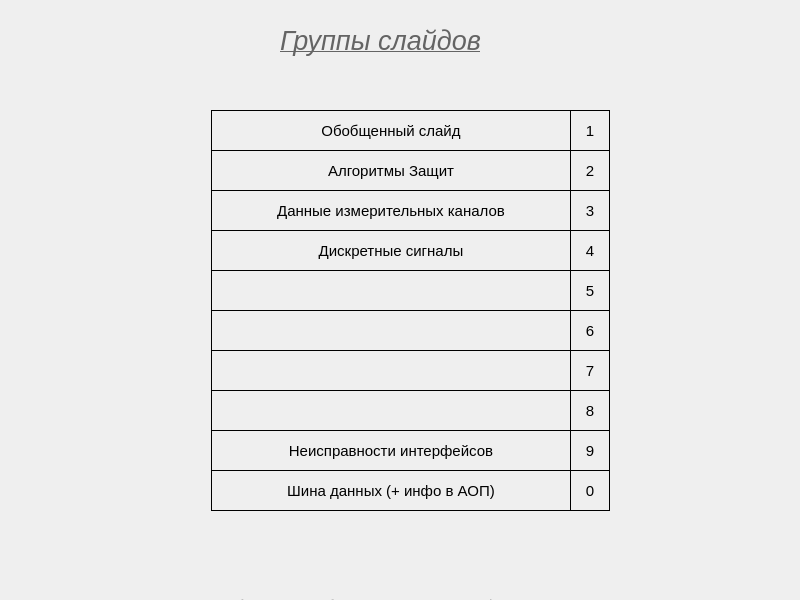
<?xml version="1.0" encoding="UTF-8"?>
<ui version="4.0">
 <class>Ref</class>
 <widget class="QWidget" name="Ref">
  <property name="geometry">
   <rect>
    <x>0</x>
    <y>0</y>
    <width>800</width>
    <height>600</height>
   </rect>
  </property>
  <property name="windowTitle">
   <string>Form</string>
  </property>
  <property name="autoFillBackground">
   <bool>true</bool>
  </property>
  <widget class="QLabel" name="label_3">
   <property name="geometry">
    <rect>
     <x>211</x>
     <y>110</y>
     <width>360</width>
     <height>41</height>
    </rect>
   </property>
   <property name="font">
    <font>
     <pointsize>11</pointsize>
    </font>
   </property>
   <property name="frameShape">
    <enum>QFrame::Box</enum>
   </property>
   <property name="text">
    <string>Обобщенный слайд</string>
   </property>
   <property name="alignment">
    <set>Qt::AlignCenter</set>
   </property>
  </widget>
  <widget class="QLabel" name="label_10">
   <property name="geometry">
    <rect>
     <x>211</x>
     <y>470</y>
     <width>360</width>
     <height>41</height>
    </rect>
   </property>
   <property name="font">
    <font>
     <pointsize>11</pointsize>
    </font>
   </property>
   <property name="frameShape">
    <enum>QFrame::Box</enum>
   </property>
   <property name="text">
    <string>Шина данных (+ инфо в АОП)</string>
   </property>
   <property name="alignment">
    <set>Qt::AlignCenter</set>
   </property>
  </widget>
  <widget class="QLabel" name="label_11">
   <property name="geometry">
    <rect>
     <x>211</x>
     <y>350</y>
     <width>360</width>
     <height>41</height>
    </rect>
   </property>
   <property name="font">
    <font>
     <pointsize>11</pointsize>
    </font>
   </property>
   <property name="frameShape">
    <enum>QFrame::Box</enum>
   </property>
   <property name="text">
    <string/>
   </property>
   <property name="alignment">
    <set>Qt::AlignCenter</set>
   </property>
  </widget>
  <widget class="QLabel" name="label_26">
   <property name="geometry">
    <rect>
     <x>570</x>
     <y>390</y>
     <width>40</width>
     <height>41</height>
    </rect>
   </property>
   <property name="font">
    <font>
     <pointsize>11</pointsize>
    </font>
   </property>
   <property name="frameShape">
    <enum>QFrame::Box</enum>
   </property>
   <property name="text">
    <string>8</string>
   </property>
   <property name="alignment">
    <set>Qt::AlignCenter</set>
   </property>
  </widget>
  <widget class="QLabel" name="label">
   <property name="geometry">
    <rect>
     <x>280</x>
     <y>25</y>
     <width>241</width>
     <height>31</height>
    </rect>
   </property>
   <property name="palette">
    <palette>
     <active>
      <colorrole role="WindowText">
       <brush brushstyle="SolidPattern">
        <color alpha="255">
         <red>100</red>
         <green>100</green>
         <blue>100</blue>
        </color>
       </brush>
      </colorrole>
     </active>
     <inactive>
      <colorrole role="WindowText">
       <brush brushstyle="SolidPattern">
        <color alpha="255">
         <red>100</red>
         <green>100</green>
         <blue>100</blue>
        </color>
       </brush>
      </colorrole>
     </inactive>
     <disabled>
      <colorrole role="WindowText">
       <brush brushstyle="SolidPattern">
        <color alpha="255">
         <red>190</red>
         <green>190</green>
         <blue>190</blue>
        </color>
       </brush>
      </colorrole>
     </disabled>
    </palette>
   </property>
   <property name="font">
    <font>
     <pointsize>20</pointsize>
     <italic>true</italic>
     <underline>true</underline>
    </font>
   </property>
   <property name="text">
    <string>Группы слайдов</string>
   </property>
  </widget>
  <widget class="QLabel" name="label_25">
   <property name="geometry">
    <rect>
     <x>570</x>
     <y>150</y>
     <width>40</width>
     <height>41</height>
    </rect>
   </property>
   <property name="font">
    <font>
     <pointsize>11</pointsize>
    </font>
   </property>
   <property name="frameShape">
    <enum>QFrame::Box</enum>
   </property>
   <property name="text">
    <string>2</string>
   </property>
   <property name="alignment">
    <set>Qt::AlignCenter</set>
   </property>
  </widget>
  <widget class="QLabel" name="label_22">
   <property name="geometry">
    <rect>
     <x>570</x>
     <y>270</y>
     <width>40</width>
     <height>41</height>
    </rect>
   </property>
   <property name="font">
    <font>
     <pointsize>11</pointsize>
    </font>
   </property>
   <property name="frameShape">
    <enum>QFrame::Box</enum>
   </property>
   <property name="text">
    <string>5</string>
   </property>
   <property name="alignment">
    <set>Qt::AlignCenter</set>
   </property>
  </widget>
  <widget class="QLabel" name="label_5">
   <property name="geometry">
    <rect>
     <x>211</x>
     <y>150</y>
     <width>360</width>
     <height>41</height>
    </rect>
   </property>
   <property name="font">
    <font>
     <pointsize>11</pointsize>
    </font>
   </property>
   <property name="frameShape">
    <enum>QFrame::Box</enum>
   </property>
   <property name="text">
    <string>Алгоритмы Защит</string>
   </property>
   <property name="alignment">
    <set>Qt::AlignCenter</set>
   </property>
  </widget>
  <widget class="QLabel" name="label_18">
   <property name="geometry">
    <rect>
     <x>570</x>
     <y>350</y>
     <width>40</width>
     <height>41</height>
    </rect>
   </property>
   <property name="font">
    <font>
     <pointsize>11</pointsize>
    </font>
   </property>
   <property name="frameShape">
    <enum>QFrame::Box</enum>
   </property>
   <property name="text">
    <string>7</string>
   </property>
   <property name="alignment">
    <set>Qt::AlignCenter</set>
   </property>
  </widget>
  <widget class="QLabel" name="label_23">
   <property name="geometry">
    <rect>
     <x>570</x>
     <y>310</y>
     <width>40</width>
     <height>41</height>
    </rect>
   </property>
   <property name="font">
    <font>
     <pointsize>11</pointsize>
    </font>
   </property>
   <property name="frameShape">
    <enum>QFrame::Box</enum>
   </property>
   <property name="text">
    <string>6</string>
   </property>
   <property name="alignment">
    <set>Qt::AlignCenter</set>
   </property>
  </widget>
  <widget class="QLabel" name="label_15">
   <property name="geometry">
    <rect>
     <x>211</x>
     <y>430</y>
     <width>360</width>
     <height>41</height>
    </rect>
   </property>
   <property name="font">
    <font>
     <pointsize>11</pointsize>
    </font>
   </property>
   <property name="frameShape">
    <enum>QFrame::Box</enum>
   </property>
   <property name="text">
    <string>Неисправности интерфейсов</string>
   </property>
   <property name="alignment">
    <set>Qt::AlignCenter</set>
   </property>
  </widget>
  <widget class="QLabel" name="label_7">
   <property name="geometry">
    <rect>
     <x>211</x>
     <y>230</y>
     <width>360</width>
     <height>41</height>
    </rect>
   </property>
   <property name="font">
    <font>
     <pointsize>11</pointsize>
    </font>
   </property>
   <property name="frameShape">
    <enum>QFrame::Box</enum>
   </property>
   <property name="text">
    <string>Дискретные сигналы</string>
   </property>
   <property name="alignment">
    <set>Qt::AlignCenter</set>
   </property>
  </widget>
  <widget class="QLabel" name="label_9">
   <property name="geometry">
    <rect>
     <x>211</x>
     <y>310</y>
     <width>360</width>
     <height>41</height>
    </rect>
   </property>
   <property name="font">
    <font>
     <pointsize>11</pointsize>
    </font>
   </property>
   <property name="frameShape">
    <enum>QFrame::Box</enum>
   </property>
   <property name="text">
    <string/>
   </property>
   <property name="alignment">
    <set>Qt::AlignCenter</set>
   </property>
  </widget>
  <widget class="QLabel" name="label_8">
   <property name="geometry">
    <rect>
     <x>211</x>
     <y>270</y>
     <width>360</width>
     <height>41</height>
    </rect>
   </property>
   <property name="font">
    <font>
     <pointsize>11</pointsize>
    </font>
   </property>
   <property name="frameShape">
    <enum>QFrame::Box</enum>
   </property>
   <property name="text">
    <string/>
   </property>
   <property name="alignment">
    <set>Qt::AlignCenter</set>
   </property>
  </widget>
  <widget class="QLabel" name="label_100">
   <property name="geometry">
    <rect>
     <x>140</x>
     <y>594</y>
     <width>510</width>
     <height>20</height>
    </rect>
   </property>
   <property name="palette">
    <palette>
     <active>
      <colorrole role="WindowText">
       <brush brushstyle="SolidPattern">
        <color alpha="255">
         <red>100</red>
         <green>100</green>
         <blue>100</blue>
        </color>
       </brush>
      </colorrole>
     </active>
     <inactive>
      <colorrole role="WindowText">
       <brush brushstyle="SolidPattern">
        <color alpha="255">
         <red>100</red>
         <green>100</green>
         <blue>100</blue>
        </color>
       </brush>
      </colorrole>
     </inactive>
     <disabled>
      <colorrole role="WindowText">
       <brush brushstyle="SolidPattern">
        <color alpha="255">
         <red>190</red>
         <green>190</green>
         <blue>190</blue>
        </color>
       </brush>
      </colorrole>
     </disabled>
    </palette>
   </property>
   <property name="font">
    <font>
     <pointsize>8</pointsize>
     <italic>true</italic>
     <underline>false</underline>
    </font>
   </property>
   <property name="text">
    <string>Для перехода к таблице каналов наберите на клавиатуры две цифры = номер канала</string>
   </property>
  </widget>
  <widget class="QLabel" name="label_16">
   <property name="geometry">
    <rect>
     <x>570</x>
     <y>230</y>
     <width>40</width>
     <height>41</height>
    </rect>
   </property>
   <property name="font">
    <font>
     <pointsize>11</pointsize>
    </font>
   </property>
   <property name="frameShape">
    <enum>QFrame::Box</enum>
   </property>
   <property name="text">
    <string>4</string>
   </property>
   <property name="alignment">
    <set>Qt::AlignCenter</set>
   </property>
  </widget>
  <widget class="QLabel" name="label_6">
   <property name="geometry">
    <rect>
     <x>211</x>
     <y>190</y>
     <width>360</width>
     <height>41</height>
    </rect>
   </property>
   <property name="font">
    <font>
     <pointsize>11</pointsize>
    </font>
   </property>
   <property name="frameShape">
    <enum>QFrame::Box</enum>
   </property>
   <property name="text">
    <string>Данные измерительных каналов</string>
   </property>
   <property name="alignment">
    <set>Qt::AlignCenter</set>
   </property>
  </widget>
  <widget class="QLabel" name="label_20">
   <property name="geometry">
    <rect>
     <x>570</x>
     <y>110</y>
     <width>40</width>
     <height>41</height>
    </rect>
   </property>
   <property name="font">
    <font>
     <pointsize>11</pointsize>
    </font>
   </property>
   <property name="frameShape">
    <enum>QFrame::Box</enum>
   </property>
   <property name="text">
    <string>1</string>
   </property>
   <property name="alignment">
    <set>Qt::AlignCenter</set>
   </property>
  </widget>
  <widget class="QLabel" name="label_21">
   <property name="geometry">
    <rect>
     <x>570</x>
     <y>430</y>
     <width>40</width>
     <height>41</height>
    </rect>
   </property>
   <property name="font">
    <font>
     <pointsize>11</pointsize>
    </font>
   </property>
   <property name="frameShape">
    <enum>QFrame::Box</enum>
   </property>
   <property name="text">
    <string>9</string>
   </property>
   <property name="alignment">
    <set>Qt::AlignCenter</set>
   </property>
  </widget>
  <widget class="QLabel" name="label_27">
   <property name="geometry">
    <rect>
     <x>570</x>
     <y>190</y>
     <width>40</width>
     <height>41</height>
    </rect>
   </property>
   <property name="font">
    <font>
     <pointsize>11</pointsize>
    </font>
   </property>
   <property name="frameShape">
    <enum>QFrame::Box</enum>
   </property>
   <property name="text">
    <string>3</string>
   </property>
   <property name="alignment">
    <set>Qt::AlignCenter</set>
   </property>
  </widget>
  <widget class="QLabel" name="label_14">
   <property name="geometry">
    <rect>
     <x>211</x>
     <y>390</y>
     <width>360</width>
     <height>41</height>
    </rect>
   </property>
   <property name="font">
    <font>
     <pointsize>11</pointsize>
    </font>
   </property>
   <property name="frameShape">
    <enum>QFrame::Box</enum>
   </property>
   <property name="text">
    <string/>
   </property>
   <property name="alignment">
    <set>Qt::AlignCenter</set>
   </property>
  </widget>
  <widget class="QLabel" name="label_17">
   <property name="geometry">
    <rect>
     <x>570</x>
     <y>470</y>
     <width>40</width>
     <height>41</height>
    </rect>
   </property>
   <property name="font">
    <font>
     <pointsize>11</pointsize>
    </font>
   </property>
   <property name="frameShape">
    <enum>QFrame::Box</enum>
   </property>
   <property name="text">
    <string>0</string>
   </property>
   <property name="alignment">
    <set>Qt::AlignCenter</set>
   </property>
  </widget>
 </widget>
 <resources/>
 <connections/>
</ui>
